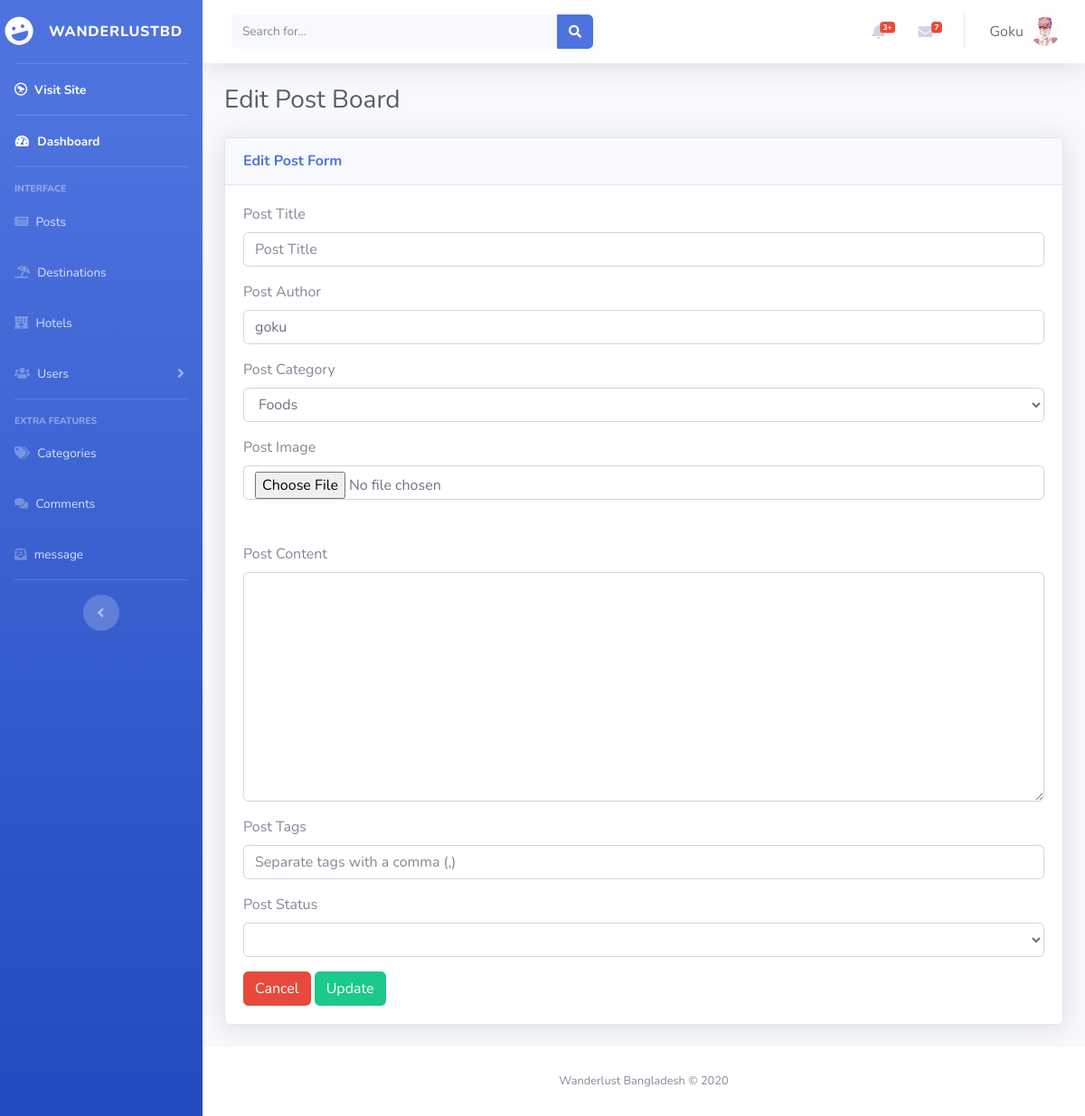
Screenshot of /admin/edit_post.php (signed in) with the database file from the repository.
### tables this page shows
CREATE TABLE `users` (
  `id` int(11) NOT NULL,
  `username` varchar(255) NOT NULL,
  `email` varchar(255) NOT NULL,
  `password` text NOT NULL,
  `profile_pic` varchar(255) NOT NULL,
  `is_active` varchar(3) NOT NULL,
  `post_id` int(11) NOT NULL,
  `role` varchar(255) NOT NULL DEFAULT 'Admin',
  `join_date` datetime NOT NULL DEFAULT current_timestamp() ON UPDATE current_timestamp(),
  `first_name` varchar(255) NOT NULL,
  `last_name` varchar(255) NOT NULL,
  `gender` varchar(10) NOT NULL,
  `bio` text NOT NULL
);

### admin/edit_post.php (the view, shortened to what this page needs)
<?php
include "include/header.php";
include "include/sidenavbar.php";
?>
<?php
if (isset($_SESSION['username'])) {
    $user = $_SESSION['username'];
    $sql = mysqli_query($conn, "SELECT * FROM users WHERE username = '$user'");
    $row = mysqli_fetch_assoc($sql);
    $username = $row['username'];
    $profile_pic = $row['profile_pic'];
?>
    <div id="content-wrapper" class="d-flex flex-column">
        <div id="content">
            <?php include "include/topnavbar.php"; ?>
            <div class="container-fluid">
                <h1 class="h3 mb-4 text-gray-800">Edit Post Board</h1>
                <div class="card shadow mb-4">
                    <div class="card-header py-3">
                        <h6 class="m-0 font-weight-bold text-primary">Edit Post Form</h6>
                    </div>
                    <div class="card-body">
                        <form action="" method="POST" enctype="multipart/form-data">
                            <div class="form-group">
                                <label> Post Title</label>
                                <input type="text" class="form-control form-control-user" value="<?php echo htmlspecialchars(stripslashes($post_title)); ?>" name="post_title" placeholder="Post Title">
                            </div>
                            <div class="form-group">
                                <label> Post Author</label>
                                <input type="text" value="<?php echo $_SESSION['username']; ?>" class="form-control form-control-user" name="post_author" placeholder="Post Author" value="<?php echo $post_author; ?>">
                            </div>
                            <div class="form-group">
                                <label> Post Category</label>
                                <select class=" form-control form-control-user" name="post_category">
                                    <?php
                                    $query = "SELECT * FROM categories ";
                                    $select_categories = mysqli_query($conn, $query);
                                    while ($row = mysqli_fetch_assoc($select_categories)) {
                                        $cat_id = $row['id'];
                                        $cat_title = $row['Category_Name'];
                                        if ($cat_id === $post_category_id) {
                                            echo "<option selected value='{$cat_id}'>{$cat_title}</option>";
                                        } else {
                                            echo "<option value='{$cat_id}'>{$cat_title}</option>";
                                        }
                                    }
                                    ?>
                                </select>
                            </div>
                            <div class="form-group">
                                <label> Post Image</label>
                                <input type="file" class="form-control" name="image" id="image">
                                <div class="p-1">
                                </div>
                            </div>
                            <div class="form-group">
                                <label> Post Content</label>
                                <textarea name="post_content" cols="80" rows="10" class="form-control" id="ckeditor"><?php echo $post_content; ?></textarea>
                            </div>
                            <div class="form-group">
                                <label> Post Tags</label>
                                <input type="text" class="form-control form-control-user" name="post_tags" placeholder="Separate tags with a comma (,) " value="<?php echo $post_tags; ?>">
                            </div>
                            <div class="form-group">
                                <label> Post Status</label>
                                <select class="form-control" name="post_status">
                                    <option value="<?php echo $post_status ?>"> <?php echo $post_status; ?></option>
                                    <?php
                                    if ($post_status === 'published') {
                                        echo "<option value='draft'>Draft</option>";
                                    } else {
                                        echo "<option value='published'>Publish</option>";
                                    }
                                    ?>
                                </select>
                            </div>
                            <a href="posts_list.php" class="btn btn-danger">Cancel</a>
                            <input type="submit" name="update_post" value="Update" class="btn btn-success"></input>
                        </form>
                    </div>
                </div>
            </div>
        </div>
        <?php include "include/footer.php" ?>
        <?php include "include/scripts.php"; ?>
    <?php
}
    ?>

### admin/include/topnavbar.php (shortened to what this page needs)
<nav class="navbar navbar-expand navbar-light bg-white topbar mb-4 static-top shadow">
    <form class="d-none d-sm-inline-block form-inline mr-auto ml-md-3 my-2 my-md-0 mw-100 navbar-search">
        <div class="input-group">
            <input type="text" class="form-control bg-light border-0 small" placeholder="Search for..." aria-label="Search" aria-describedby="basic-addon2">
            <div class="input-group-append">
                <button class="btn btn-primary" type="button">
                    <i class="fas fa-search fa-sm"></i>
                </button>
            </div>
        </div>
    </form>
    <ul class="navbar-nav ml-auto">
        <li class="nav-item dropdown no-arrow mx-1">
            <a class="nav-link dropdown-toggle" href="#" id="alertsDropdown" role="button" data-toggle="dropdown" aria-haspopup="true" aria-expanded="false">
                <i class="fas fa-bell fa-fw"></i>
                <span class="badge badge-danger badge-counter">3+</span>
            </a>
        </li>
        <li class="nav-item dropdown no-arrow mx-1">
            <a class="nav-link dropdown-toggle" href="#" id="messagesDropdown" role="button" data-toggle="dropdown" aria-haspopup="true" aria-expanded="false">
                <i class="fas fa-envelope fa-fw"></i>
                <span class="badge badge-danger badge-counter">7</span>
            </a>
        </li>
        <li class="nav-item dropdown no-arrow">
            <a class="nav-link dropdown-toggle" id="userDropdown" role="button" data-toggle="dropdown" aria-haspopup="true" aria-expanded="false">
                <span class="mr-2 d-none d-lg-inline text-gray-700 large">
                    <?php echo ucfirst($username); ?>
                </span>
                <img src="<?php echo $profile_pic; ?>" alt="profile_Pic" class="img-profile rounded-circle">
            </a>
        </li>
    </ul>
</nav>

### rows the page displays
users: username "Goku", profile_pic (picture)

### other values shown
form field post_category "Foods"
